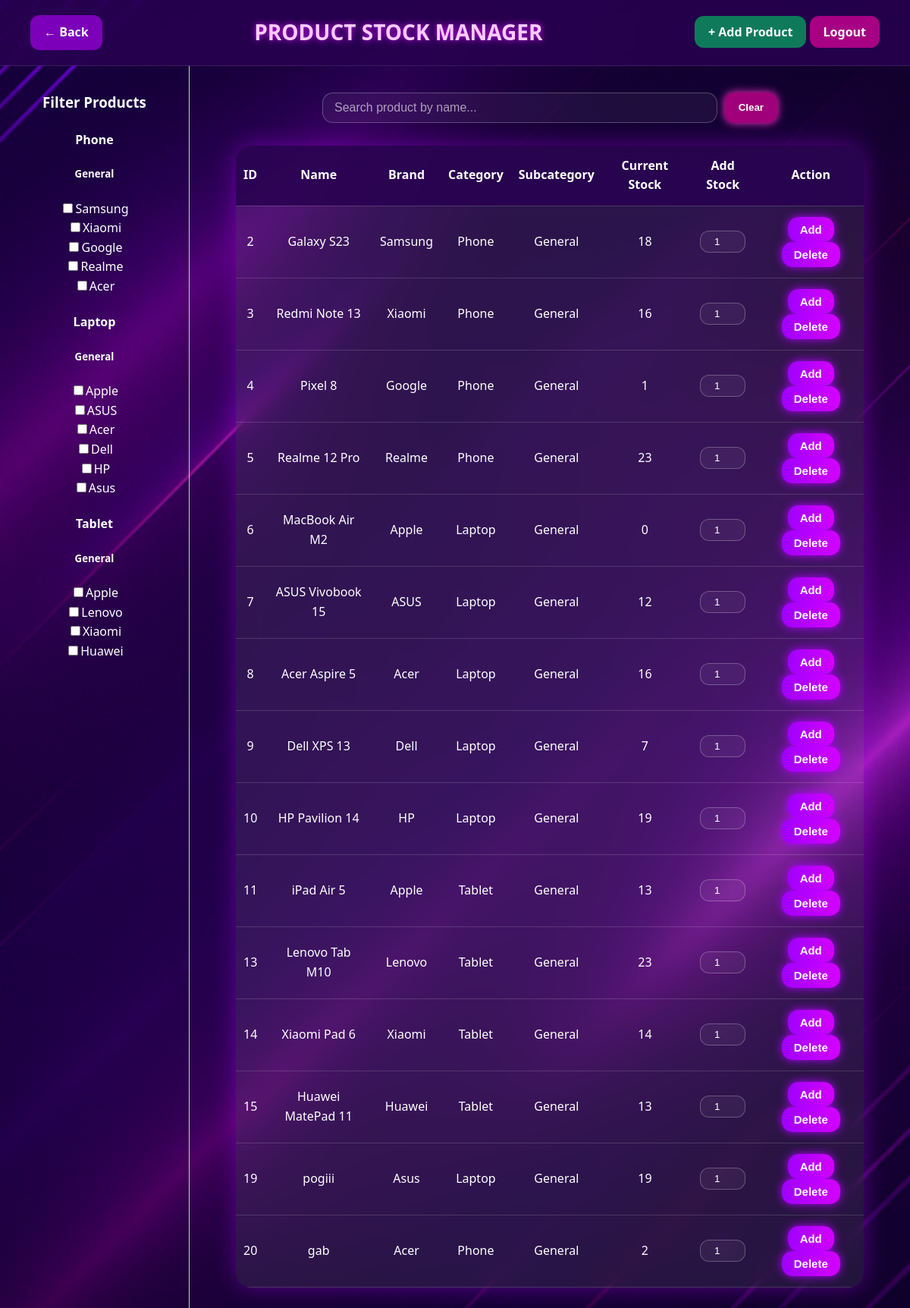
Screenshot of /admin/manage-products with the database file from the repository.
### tables this page shows
CREATE TABLE products (
    id INTEGER PRIMARY KEY AUTOINCREMENT,
    name TEXT NOT NULL,
    brand TEXT,
    category TEXT,
    price REAL NOT NULL,
    stock INTEGER DEFAULT 0
, description TEXT, image TEXT);

### app.py (the view)
@app.route('/admin/manage-products')
def manage_products():
    conn = get_db_connection()
    cursor = conn.cursor()
    cursor.execute("SELECT * FROM products")
    rows = cursor.fetchall()
    conn.close()
    products = []
    for row in rows:
        products.append({
            "id": row["id"],
            "name": row["name"],
            "brand": row["brand"],
            "category": row["category"],
            "subcategory": row["subcategory"] if "subcategory" in row.keys() else "General",
            "stock": row["stock"],
            "description": row["description"],
            "image": row["image"]
        })
    return render_template('admin_products.html', products=products)

### app.py (called while the page is built)
def get_db_connection():
    conn = sqlite3.connect(DB_PATH)
    conn.row_factory = sqlite3.Row
    return conn

### templates/admin_products.html (shortened to what this page needs)
<!DOCTYPE html>
<html lang="en">
<head>
    <link rel="stylesheet" href="{{ url_for('static', filename='admin_products.css') }}">
</head>
<body>
<header class="admin-header">
    <a href="/admindashboard" class="back-btn">← Back</a>
    <h1 class="title">PRODUCT STOCK MANAGER</h1>
    <div class="header-right">
        <a class="add-btn-header" href="/admin/add-product">+ Add Product</a>
        <a class="logout-btn" href="/logout">Logout</a>
    </div>
</header>
<div class="admin-container">
    <aside class="filter-sidebar">
        <h3>Filter Products</h3>
        <div id="category-container">
        </div>
    </aside>
    <main class="main-content">
        <div class="search-container">
            <input type="text" id="searchInput" placeholder="Search product by name...">
            <button id="clearSearchBtn">Clear</button>
        </div>
        <table class="products-table">
            <thead>
                <tr>
                    <th>ID</th>
                    <th>Name</th>
                    <th>Brand</th>
                    <th>Category</th>
                    <th>Subcategory</th>
                    <th>Current Stock</th>
                    <th>Add Stock</th>
                    <th>Action</th>
                </tr>
            </thead>
            <tbody id="productsBody">
                {% for p in products %}
                <tr data-id="{{ p['id'] }}" data-category="{{ p['category'] }}" data-subcategory="{{ p['subcategory'] }}" data-brand="{{ p['brand'] }}">
                    <td>{{ p['id'] }}</td>
                    <td class="product-name">{{ p['name'] }}</td>
                    <td>{{ p['brand'] }}</td>
                    <td>{{ p['category'] }}</td>
                    <td>{{ p['subcategory'] }}</td>
                    <td class="stock">{{ p['stock'] }}</td>
                    <td><input type="number" class="add-input" min="1" value="1"></td>
                    <td>
                        <button class="add-btn">Add</button>
                        <button class="delete-btn">Delete</button>
                    </td>
                </tr>
                {% endfor %}
            </tbody>
        </table>
    </main>
</div>
</body>
</html>

### static/admin_products.css (style rules this page uses)
body { font-family: 'Segoe UI', Arial, sans-serif; margin: 0; padding: 0; background: url("/static/images/bg.png") no-repeat center center fixed; background-size: cover; color: #fff; text-align: center; line-height: 1.6; }
* { box-sizing: border-box; }
.admin-header { display: flex; justify-content: space-between; align-items: center; background: rgba(40, 0, 80, 0.85); padding: 20px 40px; border-bottom: 1px solid rgba(255, 255, 255, 0.1); backdrop-filter: blur(8px); position: sticky; top: 0; z-index: 1000; }
.admin-header h1 { font-size: 28px; color: #ffccff; text-shadow: 0 0 8px #d400ff; margin: 0; flex: 1; text-align: center; }
.back-btn, .logout-btn, .add-btn-header { padding: 10px 18px; border-radius: 12px; font-weight: bold; color: #fff; text-decoration: none; cursor: pointer; transition: all 0.3s ease; white-space: nowrap; }
.back-btn { background: rgba(180,0,255,0.6); }
.logout-btn { background: rgba(255,0,170,0.6); }
.add-btn-header { background: rgba(0,204,102,0.6); }
.admin-main, .products-table, form { margin-top: 120px; }
.products-table { width: 90%; margin: 30px auto; border-collapse: collapse; background: rgba(255,255,255,0.08); border-radius: 20px; overflow: hidden; backdrop-filter: blur(12px); box-shadow: 0 0 30px rgba(180,0,255,0.4); }
.products-table th, .products-table td { padding: 14px 10px; border-bottom: 1px solid rgba(255,255,255,0.15); text-align: center; color: #fff; font-size: 16px; }
.products-table th { background: rgba(40,0,80,0.85); font-weight: 600; }
.add-btn, .delete-btn { background: linear-gradient(90deg, #a000ff, #d400ff); border: none; color: #fff; padding: 8px 16px; border-radius: 14px; cursor: pointer; font-weight: bold; font-size: 15px; transition: all 0.3s ease; box-shadow: 0 0 12px #b200ff; }
.add-input { width: 60px; padding: 6px; text-align: center; border-radius: 12px; border: 1px solid rgba(255,255,255,0.25); background: rgba(255,255,255,0.05); color: #fff; transition: all 0.2s ease; }
.search-container { width: 90%; max-width: 600px; margin: 20px auto 10px; display: flex; justify-content: center; gap: 10px; }
#searchInput { flex: 1; padding: 10px 15px; border-radius: 14px; border: 1px solid rgba(255,255,255,0.25); background: rgba(255,255,255,0.05); color: #fff; font-size: 16px; transition: all 0.3s ease; text-align: left; }
#searchInput::placeholder { color: rgba(255,255,255,0.6); }
#clearSearchBtn { padding: 10px 18px; border-radius: 12px; border: none; background: rgba(255,0,170,0.6); color: #fff; font-weight: bold; cursor: pointer; transition: all 0.3s ease; box-shadow: 0 0 12px #ff33cc; }
.admin-container { display: flex; }
.filter-sidebar { width: 250px; padding: 15px; border-right: 1px solid #ccc; }
.main-content { flex: 1; padding: 15px; }

### rows the page displays
products: id "2", name "Galaxy S23", brand "Samsung", category "Phone", subcategory "General", stock "18"
products: id "3", name "Redmi Note 13", brand "Xiaomi", category "Phone", subcategory "General", stock "16"
products: id "4", name "Pixel 8", brand "Google", category "Phone", subcategory "General", stock "1"
products: id "5", name "Realme 12 Pro", brand "Realme", category "Phone", subcategory "General", stock "23"
products: id "6", name "MacBook Air M2", brand "Apple", category "Laptop", subcategory "General", stock "0"
products: id "7", name "ASUS Vivobook 15", brand "ASUS", category "Laptop", subcategory "General", stock "12"
products: id "8", name "Acer Aspire 5", brand "Acer", category "Laptop", subcategory "General", stock "16"
products: id "9", name "Dell XPS 13", brand "Dell", category "Laptop", subcategory "General", stock "7"
products: id "10", name "HP Pavilion 14", brand "HP", category "Laptop", subcategory "General", stock "19"
products: id "11", name "iPad Air 5", brand "Apple", category "Tablet", subcategory "General", stock "13"
products: id "13", name "Lenovo Tab M10", brand "Lenovo", category "Tablet", subcategory "General", stock "23"
products: id "14", name "Xiaomi Pad 6", brand "Xiaomi", category "Tablet", subcategory "General", stock "14"
products: id "15", name "Huawei MatePad 11", brand "Huawei", category "Tablet", subcategory "General", stock "13"
products: id "19", name "pogiii", brand "Asus", category "Laptop", subcategory "General", stock "19"
products: id "20", name "gab", brand "Acer", category "Phone", subcategory "General", stock "2"
